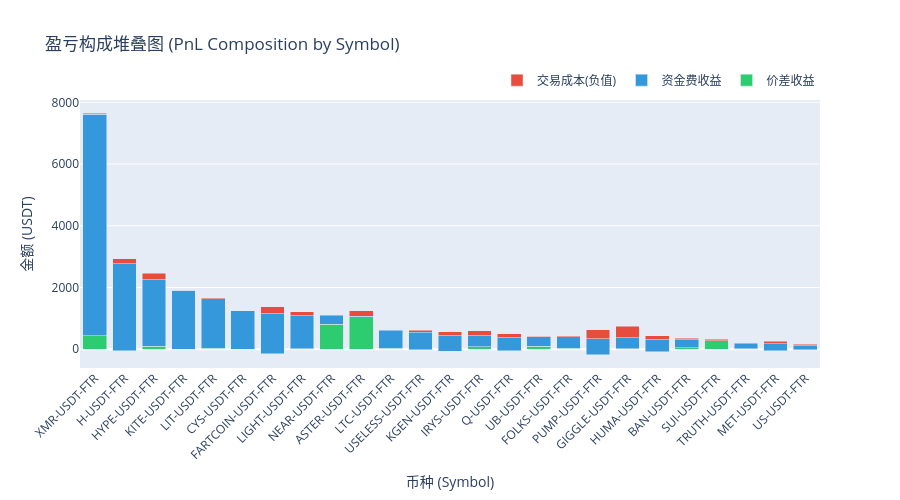

Notebook code cell kept with this figure:
### Code cell
# 盈亏构成堆叠图 (PnL Composition Stacked Bar)
# X轴: 币种 | Y轴: 金额(USDT) | 堆叠: 价差收益、资金费收益
import plotly.graph_objects as go

def pnl_stacked_bar(plot_df, title):
    fig = go.Figure()
    fig.add_trace(go.Bar(
        x=plot_df['symbol'],
        y=plot_df['total_spread_pnl'],
        name='价差收益',
        marker_color='#2ecc71',
    ))
    fig.add_trace(go.Bar(
        x=plot_df['symbol'],
        y=plot_df['total_funding'],
        name='资金费收益',
        marker_color='#3498db',
    ))
    fig.update_layout(
        barmode='stack',
        title=title,
        xaxis_title='币种 (Symbol)',
        yaxis_title='金额 (USDT)',
        legend=dict(orientation='h', yanchor='bottom', y=1.02, xanchor='right', x=1),
        height=500,
        margin=dict(b=120),
        xaxis_tickangle=-45,
    )
    return fig

# 前20赚钱
plot_winners = df_grouped.sort_values('total_pnl', ascending=False).head(20)
pnl_stacked_bar(plot_winners, '盈亏构成 · 前20赚钱 (Top 20 Profitable)').show()

# 前20亏钱
plot_losers = df_grouped.sort_values('total_pnl', ascending=True).head(20)
pnl_stacked_bar(plot_losers, '盈亏构成 · 前20亏钱 (Top 20 Loss)').show()

### Figure 1 — Plotly figure (JSON) as saved in the notebook; plotly's stock layout.template omitted (floating-point values rounded to 4 significant figures)
{"data": [{"marker": {"color": "#2ecc71"}, "name": "价差收益", "type": "bar", "x": ["XMR-USDT-FTR", "H-USDT-FTR", "HYPE-USDT-FTR", "KITE-USDT-FTR", "LIT-USDT-FTR", "CYS-USDT-FTR", "FARTCOIN-USDT-FTR", "LIGHT-USDT-FTR", "NEAR-USDT-FTR", "ASTER-USDT-FTR", "LTC-USDT-FTR", "USELESS-USDT-FTR", "KGEN-USDT-FTR", "IRYS-USDT-FTR", "Q-USDT-FTR", "UB-USDT-FTR", "FOLKS-USDT-FTR", "PUMP-USDT-FTR", "GIGGLE-USDT-FTR", "HUMA-USDT-FTR", "BAN-USDT-FTR", "SUI-USDT-FTR", "TRUTH-USDT-FTR", "MET-USDT-FTR", "US-USDT-FTR"], "y": [430.3, -51.6, 88.44, 2.337, 26.5, 1.223, -144.9, 21.52, 801.9, 1050.0, 34.95, -12.72, -64.62, 82.06, -43.49, 97.27, 30.68, -174.2, 21.69, -86.05, 48.98, 318.1, 8.143, -45.22, -11.3]}, {"marker": {"color": "#3498db"}, "name": "资金费收益", "type": "bar", "x": ["XMR-USDT-FTR", "H-USDT-FTR", "HYPE-USDT-FTR", "KITE-USDT-FTR", "LIT-USDT-FTR", "CYS-USDT-FTR", "FARTCOIN-USDT-FTR", "LIGHT-USDT-FTR", "NEAR-USDT-FTR", "ASTER-USDT-FTR", "LTC-USDT-FTR", "USELESS-USDT-FTR", "KGEN-USDT-FTR", "IRYS-USDT-FTR", "Q-USDT-FTR", "UB-USDT-FTR", "FOLKS-USDT-FTR", "PUMP-USDT-FTR", "GIGGLE-USDT-FTR", "HUMA-USDT-FTR", "BAN-USDT-FTR", "SUI-USDT-FTR", "TRUTH-USDT-FTR", "MET-USDT-FTR", "US-USDT-FTR"], "y": [7181.0, 2984.0, 2366.0, 1916.0, 1648.0, 1251.0, 1525.0, 1199.0, 282.9, 203.0, 597.2, 631.0, 630.3, 512.1, 546.3, 313.8, 405.2, 804.2, 727.0, 521.6, 304.4, 7.323, 194.1, 301.6, 176.5]}, {"marker": {"color": "#e74c3c"}, "name": "交易成本(负值)", "type": "bar", "x": ["XMR-USDT-FTR", "H-USDT-FTR", "HYPE-USDT-FTR", "KITE-USDT-FTR", "LIT-USDT-FTR", "CYS-USDT-FTR", "FARTCOIN-USDT-FTR", "LIGHT-USDT-FTR", "NEAR-USDT-FTR", "ASTER-USDT-FTR", "LTC-USDT-FTR", "USELESS-USDT-FTR", "KGEN-USDT-FTR", "IRYS-USDT-FTR", "Q-USDT-FTR", "UB-USDT-FTR", "FOLKS-USDT-FTR", "PUMP-USDT-FTR", "GIGGLE-USDT-FTR", "HUMA-USDT-FTR", "BAN-USDT-FTR", "SUI-USDT-FTR", "TRUTH-USDT-FTR", "MET-USDT-FTR", "US-USDT-FTR"], "y": [29.37, -158.9, -188.9, -0.3598, -46.06, -2.682, -212.8, -138.9, 26.26, -178.3, -11.02, -73.9, -107.6, -142.8, -109.4, 13.24, -25.92, -282.8, -379.0, -115.8, -33.92, -45.5, -13.71, -74.03, -36.66]}], "layout": {"barmode": "stack", "height": 500, "legend": {"orientation": "h", "x": 1, "xanchor": "right", "y": 1.02, "yanchor": "bottom"}, "margin": {"b": 120}, "title": {"text": "盈亏构成堆叠图 (PnL Composition by Symbol)"}, "xaxis": {"tickangle": -45, "title": {"text": "币种 (Symbol)"}}, "yaxis": {"title": {"text": "金额 (USDT)"}}}}
